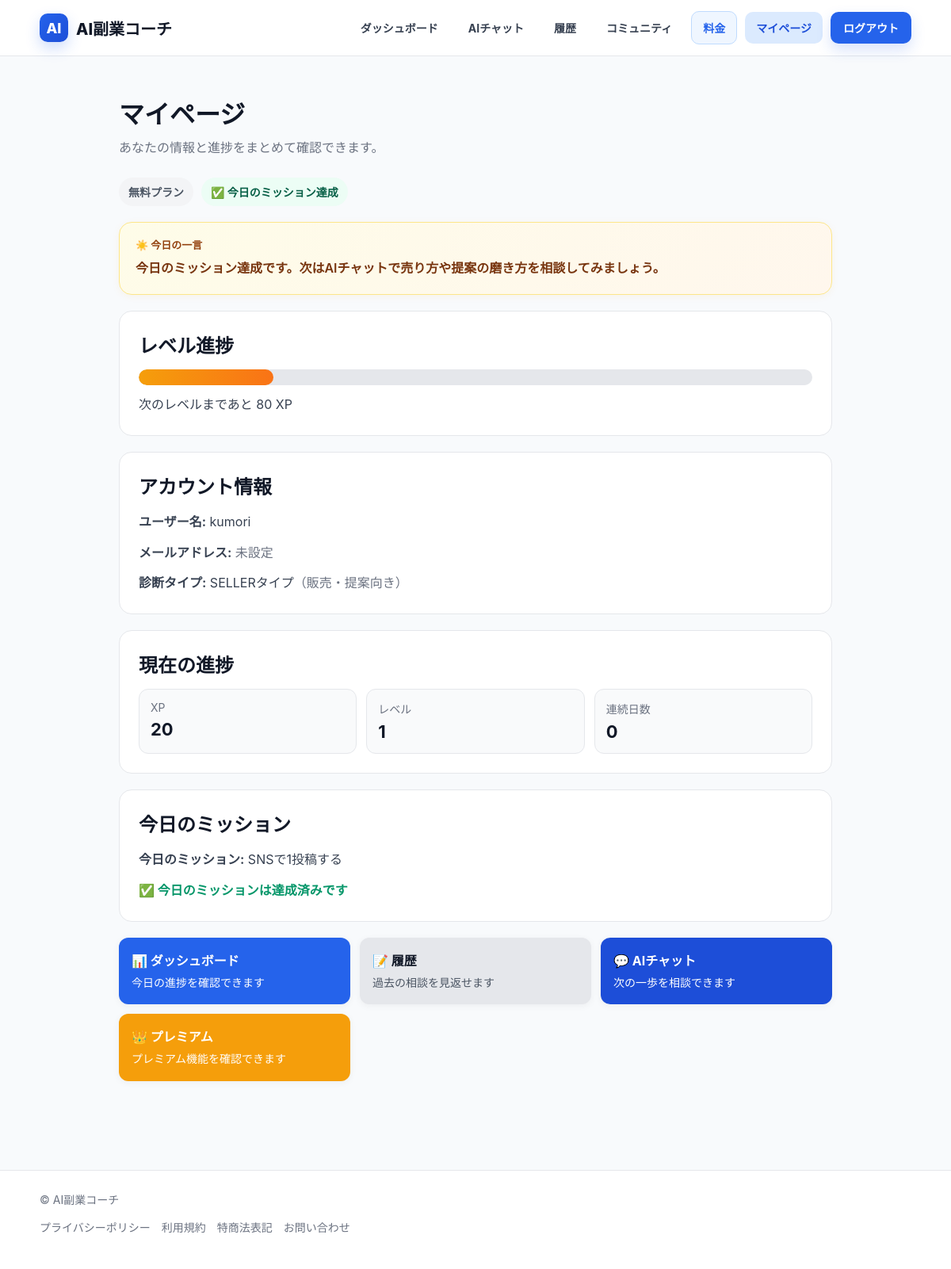
Page /my-page/ (signed in) on the committed database.
### snippets/models.py (models this page shows, shortened)
class Profile(models.Model):
    user = models.OneToOneField(User, on_delete=models.CASCADE)
    sidejob_type = models.CharField(max_length=20, blank=True, default="seller")
    is_premium = models.BooleanField(default=False)
    xp = models.IntegerField(default=0)
    level = models.IntegerField(default=1)
    streak = models.IntegerField(default=0)
    last_login_date = models.DateField(null=True, blank=True)
    streak_freeze = models.BooleanField(default=False)
    ai_count = models.IntegerField(default=0)

class Mission(models.Model):
    TYPE_CHOICES = [
        ("seller", "SELLER"),
        ("build", "BUILD"),
        ("influence", "INFLUENCE"),
        ("stable", "STABLE"),
    ]
    title = models.CharField(max_length=200)
    description = models.TextField(blank=True, default="")
    mission_type = models.CharField(max_length=20, choices=TYPE_CHOICES, default="seller")
    xp = models.IntegerField(default=10)
    created_at = models.DateTimeField(default=timezone.now)

### snippets/views/my_page_views.py (the view)
# urls.py: path("my-page/", my_page, name="my_page"),
@login_required
def my_page(request):
    profile, _ = Profile.objects.get_or_create(user=request.user)
    xp = profile.xp
    level = profile.level
    current_level_start = (level - 1) * 100
    next_level_target = level * 100
    if next_level_target > current_level_start:
        progress = ((xp - current_level_start) / (next_level_target - current_level_start)) * 100
    else:
        progress = 0
    progress = max(0, min(progress, 100))
    next_level_xp = max(next_level_target - xp, 0)
    today = timezone.localdate()
    user_type = profile.sidejob_type or "seller"
    today_mission = None
    today_user_mission = None
    missions = Mission.objects.filter(mission_type=user_type).order_by("id")
    if missions.exists():
        mission_index = today.toordinal() % missions.count()
        today_mission = missions[mission_index]
        today_user_mission, _ = UserMission.objects.get_or_create(
            user=request.user,
            mission=today_mission,
            assigned_date=today,
        )
    messages_before = {
        "seller": "今日は『価値を言葉にする日』です。小さくても1つ提案してみましょう。",
        "build": "今日は『積み上げる日』です。完成より、少し前に進めることを大事にしましょう。",
        "influence": "今日は『伝える日』です。あなたの気づきを1つ発信してみましょう。",
        "stable": "今日は『続ける日』です。小さな一歩でも、積み重ねれば前進です。",
    }
    messages_after = {
        "seller": "今日のミッション達成です。次はAIチャットで売り方や提案の磨き方を相談してみましょう。",
        "build": "今日のミッション達成です。次はAIチャットで次に作るべきものを整理してみましょう。",
        "influence": "今日のミッション達成です。次はAIチャットで次の発信テーマを考えてみましょう。",
        "stable": "今日のミッション達成です。次はAIチャットで明日も続けやすい進め方を相談してみましょう。",
    }
    if today_user_mission and today_user_mission.completed:
        today_message = messages_after.get(user_type, "今日のミッション達成です。次の一歩も進めていきましょう。")
    else:
        today_message = messages_before.get(user_type, "今日も小さく一歩進めていきましょう。")
    return render(request, "snippets/my_page.html", {
        "profile": profile,
        "today_mission": today_mission,
        "today_user_mission": today_user_mission,
        "today_message": today_message,
        "progress": progress,
        "next_level_xp": next_level_xp,
    })

### snippets/templates/snippets/my_page.html
{% extends "snippets/base.html" %}
{% block content %}
<div class="page-wrap">
  <div class="page-header">
    <h1 class="page-title">マイページ</h1>
    <p class="page-subtext">
      あなたの情報と進捗をまとめて確認できます。
    </p>
  </div>
  <div class="ui-badges">
    {% if profile.is_premium %}
      <span class="ui-badge ui-badge-premium">👑 プレミアム会員</span>
    {% else %}
      <span class="ui-badge ui-badge-free">無料プラン</span>
    {% endif %}
    {% if today_user_mission and today_user_mission.completed %}
      <span class="ui-badge ui-badge-done">✅ 今日のミッション達成</span>
    {% else %}
      <span class="ui-badge ui-badge-pending">⏳ 今日のミッション未完了</span>
    {% endif %}
  </div>
  <div class="ui-message-card">
    <p class="ui-message-label">☀️ 今日の一言</p>
    <p class="ui-message-text">{{ today_message }}</p>
  </div>
  <div class="ui-card">
    <h2 class="ui-card-title">レベル進捗</h2>
    <div class="ui-mb-10">
      <div class="ui-progress-bar">
        <div class="ui-progress-fill" style="width: {{ progress }}%;"></div>
      </div>
    </div>
    <p class="ui-text">次のレベルまであと {{ next_level_xp }} XP</p>
  </div>
  <div class="ui-card">
    <h2 class="ui-card-title">アカウント情報</h2>
    <div class="ui-stack-sm">
      <p class="ui-text"><strong>ユーザー名:</strong> {{ request.user.username }}</p>
      <p class="ui-text">
        <strong>メールアドレス:</strong>
        {% if request.user.email %}
          {{ request.user.email }}
        {% else %}
          <span class="ui-text-muted">未設定</span>
        {% endif %}
      </p>
      <p class="ui-text">
        <strong>診断タイプ:</strong>
        {% if profile.sidejob_type == "seller" %}
          SELLERタイプ<span class="ui-text-muted">（販売・提案向き）</span>
        {% elif profile.sidejob_type == "build" %}
          BUILDタイプ<span class="ui-text-muted">（制作・構築向き）</span>
        {% elif profile.sidejob_type == "influence" %}
          INFLUENCEタイプ<span class="ui-text-muted">（発信・影響力向き）</span>
        {% elif profile.sidejob_type == "stable" %}
          STABLEタイプ<span class="ui-text-muted">（継続・安定型）</span>
        {% else %}
          <span class="ui-text-muted">未設定</span>
        {% endif %}
      </p>
    </div>
  </div>
  <div class="ui-card">
    <h2 class="ui-card-title">現在の進捗</h2>
    <div class="ui-stats-grid">
      <div class="ui-stat-box">
        <p class="ui-stat-label">XP</p>
        <p class="ui-stat-value">{{ profile.xp }}</p>
      </div>
      <div class="ui-stat-box">
        <p class="ui-stat-label">レベル</p>
        <p class="ui-stat-value">{{ profile.level }}</p>
      </div>
      <div class="ui-stat-box">
        <p class="ui-stat-label">連続日数</p>
        <p class="ui-stat-value">{{ profile.streak }}</p>
      </div>
    </div>
  </div>
  <div class="ui-card">
    <h2 class="ui-card-title">今日のミッション</h2>
    {% if today_mission %}
      <div class="ui-stack-sm">
        <p class="ui-text"><strong>今日のミッション:</strong> {{ today_mission.title }}</p>
        {% if today_user_mission and today_user_mission.completed %}
          <p class="ui-text ui-status-success">✅ 今日のミッションは達成済みです</p>
        {% else %}
          <p class="ui-text ui-status-warning">⏳ まだ今日のミッションは未完了です</p>
        {% endif %}
      </div>
    {% else %}
      <p class="ui-text ui-text-muted">まだ今日のミッションは設定されていません。</p>
    {% endif %}
  </div>
  <div class="ui-action-grid">
    <a href="/dashboard/" class="ui-action-card ui-card-blue">
      <div class="ui-action-title">📊 ダッシュボード</div>
      <div class="ui-action-text">今日の進捗を確認できます</div>
    </a>
    <a href="/ai-chat-history/" class="ui-action-card ui-card-gray">
      <div class="ui-action-title">📝 履歴</div>
      <div class="ui-action-text">過去の相談を見返せます</div>
    </a>
    {% if today_user_mission and today_user_mission.completed %}
      <a href="/ai-chat/" class="ui-action-card ui-card-blue-dark">
        <div class="ui-action-title">💬 AIチャット</div>
        <div class="ui-action-text">次の一歩を相談できます</div>
      </a>
    {% else %}
      <a href="/mission/" class="ui-action-card ui-card-green">
        <div class="ui-action-title">🎯 今日のミッション</div>
        <div class="ui-action-text">今日やることを確認できます</div>
      </a>
    {% endif %}
    {% if not profile.is_premium %}
      <a href="/pricing/" class="ui-action-card ui-card-orange">
        <div class="ui-action-title">👑 プレミアム</div>
        <div class="ui-action-text">プレミアム機能を確認できます</div>
      </a>
    {% endif %}
  </div>
</div>
{% endblock %}

### snippets/templates/snippets/base.html (style rules this page uses)
body { margin: 0; font-family: -apple-system, BlinkMacSystemFont, "Segoe UI", Roboto, "Hiragino Sans", "Yu Gothic", sans-serif; background: #f8fafc; color: #111827; }
a { text-decoration: none; color: inherit; }
.page-wrap { max-width: 900px; margin: 0 auto; padding: 24px; }
.page-header { margin-bottom: 24px; }
.page-title { margin: 0 0 8px 0; }
.page-subtext { margin: 0; color: #6b7280; line-height: 1.7; }
.ui-card { background: white; border: 1px solid #e5e7eb; border-radius: 16px; padding: 24px; margin-bottom: 20px; }
.ui-card-title { margin-top: 0; margin-bottom: 14px; }
.ui-message-card { background: linear-gradient(135deg, #fefce8, #fff7ed); border: 1px solid #fde68a; border-radius: 16px; padding: 18px 20px; margin-bottom: 20px; box-shadow: 0 2px 10px rgba(245,158,11,0.08); }
.ui-message-label { margin: 0 0 6px 0; font-size: 13px; color: #92400e; font-weight: 700; }
.ui-message-text { margin: 0; color: #78350f; line-height: 1.8; font-size: 16px; font-weight: 600; }
.ui-badges { display: flex; gap: 10px; flex-wrap: wrap; margin-bottom: 20px; }
.ui-badge { display: inline-block; padding: 8px 12px; border-radius: 999px; font-weight: 700; font-size: 14px; }
.ui-badge-free { background: #f3f4f6; color: #4b5563; }
.ui-badge-done { background: #ecfdf5; color: #065f46; }
.ui-progress-bar { background: #e5e7eb; height: 20px; border-radius: 999px; overflow: hidden; }
.ui-progress-fill { height: 20px; border-radius: 999px; background: linear-gradient(90deg, #f59e0b, #f97316); }
.ui-stats-grid { display: grid; grid-template-columns: repeat(auto-fit, minmax(160px, 1fr)); gap: 12px; }
.ui-stat-box { background: #f9fafb; border: 1px solid #e5e7eb; border-radius: 12px; padding: 14px; }
.ui-stat-label { margin: 0 0 6px 0; color: #6b7280; font-size: 14px; }
.ui-stat-value { margin: 0; font-size: 22px; font-weight: 700; }
.ui-action-grid { display: grid; grid-template-columns: repeat(auto-fit, minmax(220px, 1fr)); gap: 12px; }
.ui-action-card { display: block; text-decoration: none; padding: 16px; border-radius: 12px; transition: transform 0.18s ease, box-shadow 0.18s ease; box-shadow: 0 2px 10px rgba(0,0,0,0.05); }
.ui-action-title { font-weight: 700; margin-bottom: 6px; }
.ui-action-text { font-size: 14px; line-height: 1.6; }
.ui-card-blue { background: #2563eb; color: white; }
.ui-card-blue-dark { background: #1d4ed8; color: white; }
.ui-card-gray { background: #e5e7eb; color: #111827; }
.ui-card-gray .ui-action-text { color: #4b5563; }
.ui-card-orange { background: #f59e0b; color: white; }
.ui-text { margin: 0; color: #374151; line-height: 1.8; }
.ui-text-muted { color: #6b7280; }
.ui-status-success { color: #059669; font-weight: 700; }
.ui-stack-sm > * + * { margin-top: 10px; }
.ui-mb-10 { margin-bottom: 10px; }

### rows in the picture
Profile: xp "20", level "1", streak "0"
Mission: title "SNSで1投稿する"

### other values in the picture
{{ today_message }} "今日のミッション達成です。次はAIチャットで売り方や提案の磨き方を相談してみましょう。"
{{ next_level_xp }} "80"
{{ request.user.username }} "kumori"
